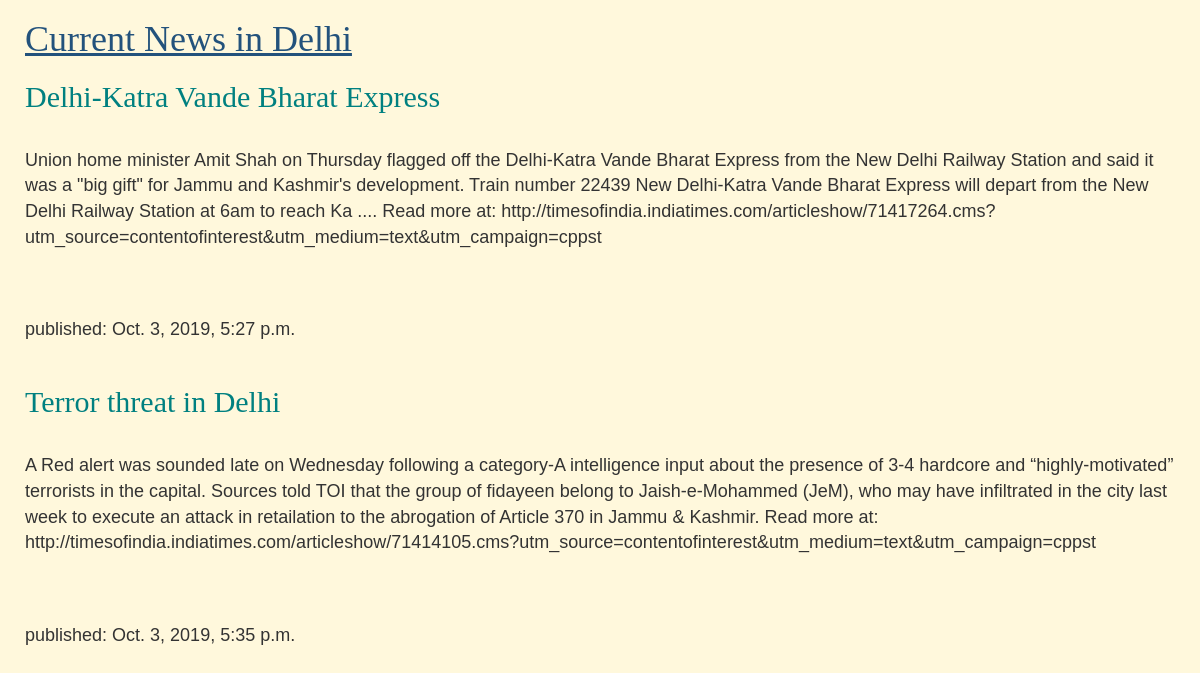
The page / on the database its author committed.
### page/models.py (models this page shows, shortened)
class Post(models.Model):
    author=models.ForeignKey(settings.AUTH_USER_MODEL,on_delete=models.CASCADE)
    title= models.CharField(max_length=300)
    content=models.TextField()
    created_date=models.DateTimeField(default=timezone.now())
    published_date=models.DateTimeField(blank=True,null=True)

### page/views.py (the view)
# urls.py: path('',views.post_list,name='post_list'),
def post_list(request):
    posts=Post.objects.filter(published_date__lte=timezone.now()).order_by('published_date')
    return render(request,'page/post_list.html',{'posts':posts})

### page/templates/page/post_list.html (shortened to what this page needs)
{% extends "page/base.html" %}
{% block content %}
{% for post in posts%}
<h2><a href="{% url 'post_detail' pk=post.pk %}">{{post.title}}</a>
 </h2>
<p>{{post.content}}</p>
<h3>published: {{post.published_date}}</h3>
{% endfor %}
{% endblock %}

### page/templates/page/base.html (shortened to what this page needs)
{% load static %}
<html>
<head>
<link rel="stylesheet" href="//maxcdn.bootstrapcdn.com/bootstrap/3.2.0/css/bootstrap.min.css">
<link rel="stylesheet" href="//maxcdn.bootstrapcdn.com/bootstrap/3.2.0/css/bootstrap-theme.min.css">
<link rel="stylesheet" href="{% static 'css/page.css' %}">
</head>
<body>
<h1><a href="https://timesofindia.indiatimes.com/city/delhi">Current News in Delhi</a></h1>
{% block content %}
{% endblock %}
</body>

### page/static/css/page.css (style rules this page uses)
body { background-color: cornsilk; }
h1 a,h2 a { color: teal; padding: 25px; font-family: cursive; }
h3,p { padding: 25px; font-family: Arial, Helvetica, sans-serif; font-size: 18px; }

### rows shown on the page
Post: title "Delhi-Katra Vande Bharat Express", content "Union home minister Amit Shah on Thursday flagged off the Delhi-Katra Vande Bharat Express from the New Delhi Railway Station and said it was a \"big gift\" for Jammu and Kashmir's development. Train number 22439 New Delhi-Katra Vande Bharat Express will depart from the New Delhi Railway Station at 6am to reach Ka .... Read more at: http://timesofindia.indiatimes.com/articleshow/71417264.cms?utm_source=contentofinterest&utm_medium=text&utm_campaign=cppst", published_date "Oct. 3, 2019, 5:27 p.m."
Post: title "Terror threat in Delhi", content "A Red alert was sounded late on Wednesday following a category-A intelligence input about the presence of 3-4 hardcore and “highly-motivated” terrorists in the capital. Sources told TOI that the group of fidayeen belong to Jaish-e-Mohammed (JeM), who may have infiltrated in the city last week to execute an attack in retailation to the abrogation of Article 370 in Jammu & Kashmir. Read more at: http://timesofindia.indiatimes.com/articleshow/71414105.cms?utm_source=contentofinterest&utm_medium=text&utm_campaign=cppst", published_date "Oct. 3, 2019, 5:35 p.m."
